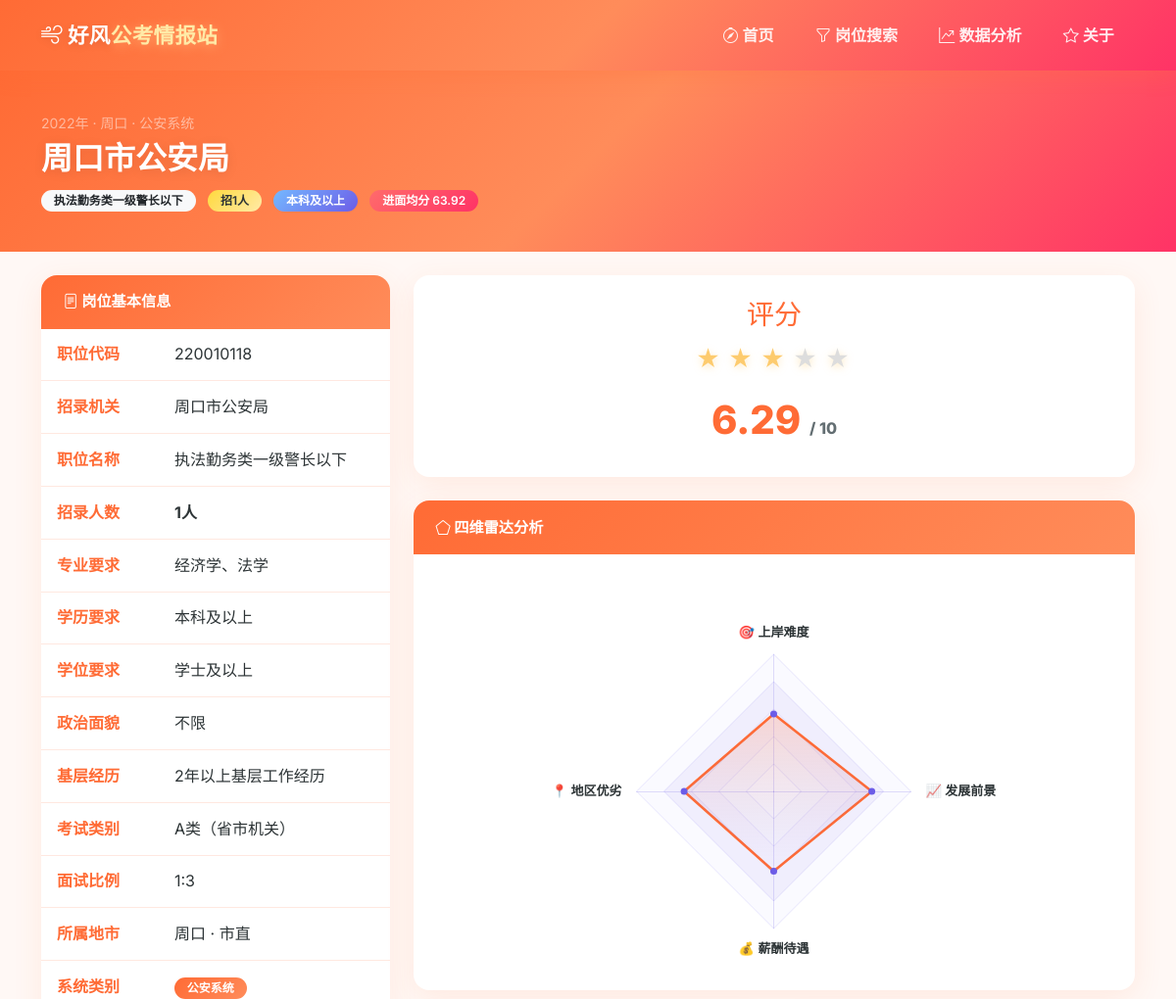
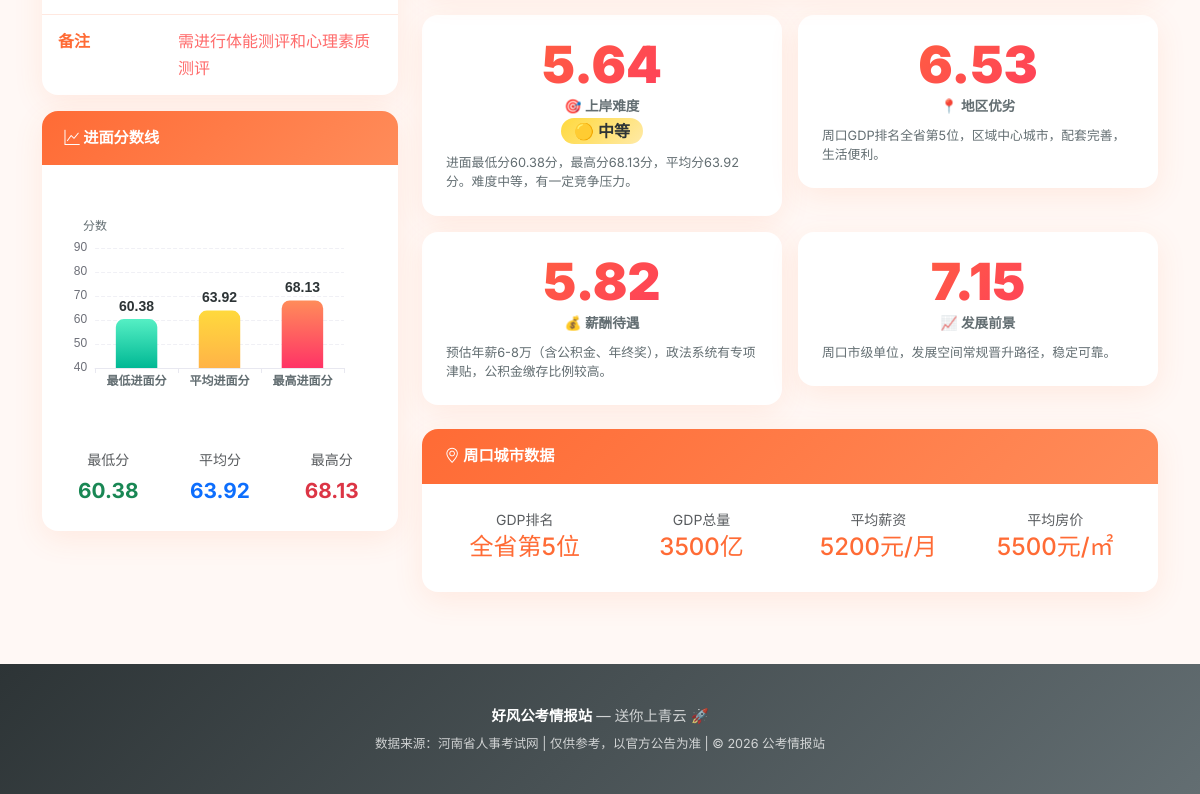
The page /position/1 on the database its author committed (2 pictures, top to bottom).
### tables this page shows
CREATE TABLE positions (
            id INTEGER PRIMARY KEY AUTOINCREMENT,
            year INTEGER NOT NULL,
            unit TEXT NOT NULL,
            position_name TEXT NOT NULL,
            position_code TEXT,
            recruit_num INTEGER,
            major_requirement TEXT,
            education TEXT,
            degree TEXT,
            political_status TEXT,
            experience_requirement TEXT,
            other_conditions TEXT,
            notes TEXT,
            exam_category TEXT,
            interview_ratio TEXT,
            city TEXT,
            district TEXT,
            system_type TEXT,
            min_score REAL,
            max_score REAL,
            avg_score REAL,
            created_at TIMESTAMP DEFAULT CURRENT_TIMESTAMP
        );

CREATE TABLE position_scores (
            position_id INTEGER PRIMARY KEY,
            difficulty_score REAL,
            difficulty_detail TEXT,
            region_score REAL,
            region_detail TEXT,
            salary_score REAL,
            salary_detail TEXT,
            prospect_score REAL,
            prospect_detail TEXT,
            overall_score REAL
        );

### app.py (the view)
@app.route('/position/<int:position_id>')
def position_detail(position_id):
    detail = get_position_detail(position_id)
    if not detail:
        return render_template('base.html', content='岗位不存在'), 404
    pos = detail['position']
    if detail['scores']:
        scores = {
            'difficulty_score': detail['scores']['difficulty_score'],
            'difficulty_label': get_difficulty_label(detail['scores']['difficulty_score']),
            'difficulty_detail': detail['scores']['difficulty_detail'],
            'region_score': detail['scores']['region_score'],
            'region_detail': detail['scores']['region_detail'],
            'salary_score': detail['scores']['salary_score'],
            'salary_detail': detail['scores']['salary_detail'],
            'prospect_score': detail['scores']['prospect_score'],
            'prospect_detail': detail['scores']['prospect_detail'],
            'overall_score': detail['scores']['overall_score'],
            'city_data': get_score_detail(pos)['city_data']
        }
    else:
        scores = get_score_detail(pos)
    return render_template('position.html', pos=pos, scores=scores, scores_json=json.dumps(scores, ensure_ascii=False))

### templates/position.html (shortened to what this page needs)
{% extends "base.html" %}
{% block content %}
{% set p = pos %}
{% set s = scores %}
<div class="position-header">
    <div class="container">
        <small class="text-white-50">{{ p.year }}年 · {{ p.city }} · {{ p.system_type }}</small>
        <h2 class="mt-1">{{ p.unit }}</h2>
        <p class="mb-0">
            <span class="badge bg-light text-dark me-2">{{ p.position_name }}</span>
            <span class="badge bg-warning text-dark me-2">招{{ p.recruit_num }}人</span>
            <span class="badge bg-info me-2">{{ p.education }}</span>
            {% if p.avg_score %}
            <span class="badge bg-danger">进面均分 {{ "%.2f"|format(p.avg_score) }}</span>
            {% endif %}
        </p>
    </div>
</div>
<div class="container mt-4">
    <div class="row g-4">
        <div class="col-lg-4">
            <div class="card fade-in-up">
                <div class="card-header">
                    <i class="bi bi-file-text"></i> 岗位基本信息
                </div>
                <div class="card-body p-0">
                    <div class="info-row px-3">
                        <span class="info-label">职位代码</span>
                        <span class="info-value">{{ p.position_code or '-' }}</span>
                    </div>
                    <div class="info-row px-3">
                        <span class="info-label">招录机关</span>
                        <span class="info-value">{{ p.unit }}</span>
                    </div>
                    <div class="info-row px-3">
                        <span class="info-label">职位名称</span>
                        <span class="info-value">{{ p.position_name }}</span>
                    </div>
                    <div class="info-row px-3">
                        <span class="info-label">招录人数</span>
                        <span class="info-value"><strong>{{ p.recruit_num }}人</strong></span>
                    </div>
                    <div class="info-row px-3">
                        <span class="info-label">专业要求</span>
                        <span class="info-value">{{ p.major_requirement }}</span>
                    </div>
                    <div class="info-row px-3">
                        <span class="info-label">学历要求</span>
                        <span class="info-value">{{ p.education }}</span>
                    </div>
                    <div class="info-row px-3">
                        <span class="info-label">学位要求</span>
                        <span class="info-value">{{ p.degree or '-' }}</span>
                    </div>
                    <div class="info-row px-3">
                        <span class="info-label">政治面貌</span>
                        <span class="info-value">{{ p.political_status }}</span>
                    </div>
                    <div class="info-row px-3">
                        <span class="info-label">基层经历</span>
                        <span class="info-value">{{ p.experience_requirement }}</span>
                    </div>
                    <div class="info-row px-3">
                        <span class="info-label">考试类别</span>
                        <span class="info-value">{{ p.exam_category or '-' }}</span>
                    </div>
                    <div class="info-row px-3">
                        <span class="info-label">面试比例</span>
                        <span class="info-value">{{ p.interview_ratio or '-' }}</span>
                    </div>
                    <div class="info-row px-3">
                        <span class="info-label">所属地市</span>
                        <span class="info-value">{{ p.city }} · {{ p.district }}</span>
                    </div>
                    <div class="info-row px-3">
                        <span class="info-label">系统类别</span>
                        <span class="info-value"><span class="badge bg-primary">{{ p.system_type }}</span></span>
                    </div>
                    {% if p.notes %}
                    <div class="info-row px-3">
                        <span class="info-label">备注</span>
                        <span class="info-value" style="color: var(--danger)">{{ p.notes }}</span>
                    </div>
                    {% endif %}
                </div>
            </div>
            <div class="card mt-3 fade-in-up">
                <div class="card-header">
                    <i class="bi bi-graph-up"></i> 进面分数线
                </div>
                <div class="card-body">
                    <div id="chart-score-bar" style="height: 250px;"></div>
                    <div class="row text-center mt-2">
                        <div class="col-4">
                            <small class="text-muted">最低分</small><br>
                            <strong class="text-success" style="font-size:1.3rem">{{ p.min_score }}</strong>
                        </div>
                        <div class="col-4">
                            <small class="text-muted">平均分</small><br>
                            <strong class="text-primary" style="font-size:1.3rem">{{ "%.2f"|format(p.avg_score) }}</strong>
                        </div>
                        <div class="col-4">
                            <small class="text-muted">最高分</small><br>
                            <strong class="text-danger" style="font-size:1.3rem">{{ p.max_score }}</strong>
                        </div>
                    </div>
                </div>
            </div>
        </div>
        <div class="col-lg-8">
            <div class="card fade-in-up mb-4">
                <div class="card-body text-center py-4">
                    <h3 class="mb-1" style="color: var(--primary);">评分</h3>
                    <div class="overall-rating my-2">
                        {% set star_count = ((s.overall_score / 2) | round(0, 'floor') | int) %}
                        {% for i in range(star_count) %}
                        <span class="star">★</span>
                        {% endfor %}
                        {% for i in range(5 - star_count) %}
                        <span class="star" style="color:#ddd">★</span>
                        {% endfor %}
                    </div>
                    <div style="font-size: 2.5rem; font-weight: 800; color: var(--primary);">
                        {{ s.overall_score }}
                        <small style="font-size: 1rem; color: var(--text-light);">/ 10</small>
                    </div>
                </div>
            </div>
            <div class="card fade-in-up mb-4">
                <div class="card-header">
                    <i class="bi bi-pentagon"></i> 四维雷达分析
                </div>
                <div class="card-body">
                    <div id="chart-radar" style="height: 400px;"></div>
                </div>
            </div>
            <div class="row g-3 mb-4">
                <div class="col-md-6">
                    <div class="score-card fade-in-up">
                        <div class="score-value">
                            {{ s.difficulty_score }}
                        </div>
                        <div class="score-label">🎯 上岸难度</div>
                        <div>
                            <span class="badge {% if s.difficulty_score >= 7 %}bg-danger{% elif s.difficulty_score >= 5 %}bg-warning text-dark{% else %}bg-success{% endif %} fs-6">
                                {{ s.difficulty_label }}
                            </span>
                        </div>
                        <div class="score-desc mt-2 text-start">{{ s.difficulty_detail }}</div>
                    </div>
                </div>
                <div class="col-md-6">
                    <div class="score-card fade-in-up">
                        <div class="score-value">{{ s.region_score }}</div>
                        <div class="score-label">📍 地区优劣</div>
                        <div class="score-desc mt-2 text-start">{{ s.region_detail }}</div>
                    </div>
                </div>
                <div class="col-md-6">
                    <div class="score-card fade-in-up">
                        <div class="score-value">{{ s.salary_score }}</div>
                        <div class="score-label">💰 薪酬待遇</div>
                        <div class="score-desc mt-2 text-start">{{ s.salary_detail }}</div>
                    </div>
                </div>
                <div class="col-md-6">
                    <div class="score-card fade-in-up">
                        <div class="score-value">{{ s.prospect_score }}</div>
                        <div class="score-label">📈 发展前景</div>
                        <div class="score-desc mt-2 text-start">{{ s.prospect_detail }}</div>
                    </div>
                </div>
            </div>
            <div class="card fade-in-up mb-4">
                <div class="card-header">
                    <i class="bi bi-geo-alt"></i> {{ p.city }}城市数据
                </div>
                <div class="card-body">
                    <div class="row g-3">
                        <div class="col-6 col-md-3 text-center">
                            <small class="text-muted">GDP排名</small>
                            <h4 style="color:var(--primary)">全省第{{ s.city_data.gdp_rank }}位</h4>
                        </div>
                        <div class="col-6 col-md-3 text-center">
                            <small class="text-muted">GDP总量</small>
                            <h4 style="color:var(--primary)">{{ s.city_data.gdp }}亿</h4>
                        </div>
                        <div class="col-6 col-md-3 text-center">
                            <small class="text-muted">平均薪资</small>
                            <h4 style="color:var(--primary)">{{ s.city_data.avg_salary }}元/月</h4>
                        </div>
                        <div class="col-6 col-md-3 text-center">
                            <small class="text-muted">平均房价</small>
                            <h4 style="color:var(--primary)">{{ s.city_data.house_price }}元/㎡</h4>
                        </div>
                    </div>
                </div>
            </div>
        </div>
    </div>
</div>
{% endblock %}
{% block extra_scripts %}
<script>
document.addEventListener('DOMContentLoaded', function() {
    initRadarChart('chart-radar', JSON.parse('{{ scores_json | safe }}'));
    initScoreBar('chart-score-bar', {{ "%.2f"|format(pos.min_score) }}, {{ "%.2f"|format(pos.max_score) }}, {{ "%.2f"|format(pos.avg_score) }});
});
</script>
{% endblock %}

### rows shown on the page
positions: year "2022", city "周口", system_type "公安系统", unit "周口市公安局", position_name "执法勤务类一级警长以下", recruit_num "1", education "本科及以上", avg_score "63.92", position_code "220010118", major_requirement "经济学、法学", degree "学士及以上", political_status "不限", experience_requirement "2年以上基层工作经历", exam_category "A类（省市机关）", interview_ratio "1:3", district "市直", notes "需进行体能测评和心理素质测评", min_score "60.38", max_score "68.13"
position_scores: overall_score "6.29", difficulty_score "5.64", difficulty_detail "进面最低分60.38分，最高分68.13分，平均分63.92分。难度中等，有一定竞争压力。", region_score "6.53", region_detail "周口GDP排名全省第5位，区域中心城市，配套完善，生活便利。", salary_score "5.82", salary_detail "预估年薪6-8万（含公积金、年终奖），政法系统有专项津贴，公积金缴存比例较高。", prospect_score "7.15", prospect_detail "周口市级单位，发展空间常规晋升路径，稳定可靠。"

### other values the page prints
{{ s.difficulty_label }} "🟡 中等"
{{ s.city_data.gdp_rank }} "5"
{{ s.city_data.gdp }} "3500"
{{ s.city_data.avg_salary }} "5200"
{{ s.city_data.house_price }} "5500"
